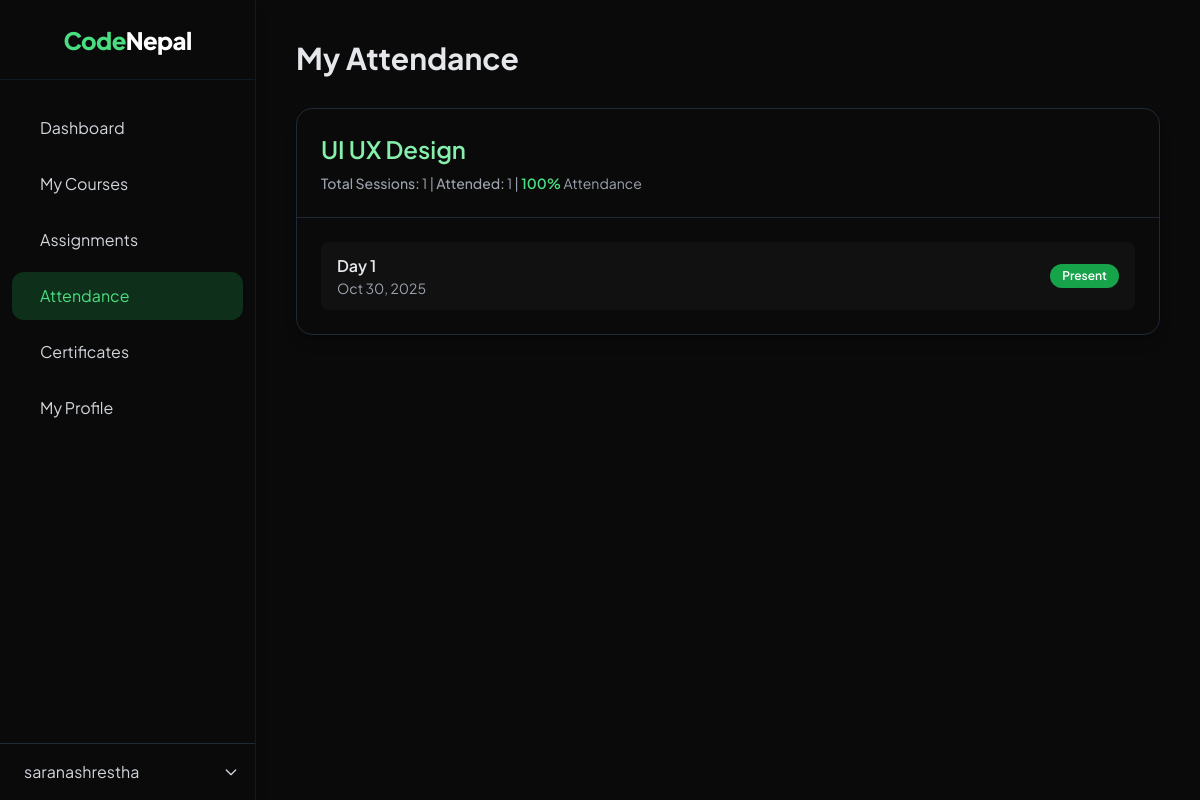
Screenshot of /attendence/ (signed in) with the database file from the repository.
### users/models.py (models this page shows, shortened)
class User(AbstractUser):
    ROLE_CHOICES = (
        ('student', 'Student'),
        ('mentor', 'Mentor'),
        ('admin', 'Admin'),
    )
    role = models.CharField(max_length=10, choices=ROLE_CHOICES, default='student')

### courses/models.py (models this page shows, shortened)
class Course(models.Model):
    LEVEL_CHOICES = [
        ('beginner', 'Beginner'),
        ('intermediate', 'Intermediate'),
        ('advanced', 'Advanced'),
    ]
    LANGUAGE_CHOICES = [
        ('en', 'English'),
        ('np', 'Nepali'),
        ('en_np', 'English & Nepali'),
    ]
    id = models.UUIDField(primary_key=True, default=uuid.uuid4, editable=False)
    mentor = models.ForeignKey(
        settings.AUTH_USER_MODEL,
        on_delete=models.CASCADE,
        related_name='mentor_courses',
        limit_choices_to={'role': 'mentor'}
    )
    category = models.ForeignKey(Category, on_delete=models.SET_NULL, null=True, blank=True, related_name='courses')
    title = models.CharField(max_length=200)
    slug = models.SlugField(max_length=220, unique=True, blank=True)
    short_description = models.CharField(max_length=300, blank=True)
    description = models.TextField(blank=True)
    thumbnail = models.ImageField(
        upload_to='courses/thumbnails/',
        validators=[FileExtensionValidator(['jpg', 'jpeg', 'png', 'webp'])],
        blank=True,
        null=True
    )
    display_video = models.URLField(blank=True, help_text='Public intro video URL')
    duration_weeks = models.PositiveIntegerField(default=12)
    actual_price = models.DecimalField(max_digits=8, decimal_places=2)
    discounted_price = models.DecimalField(max_digits=8, decimal_places=2, default=0)
    is_discount_active = models.BooleanField(default=False)
    start_date = models.DateField()
    live_days = models.CharField(max_length=100, help_text="e.g., Mon, Wed, Fri")
    live_time = models.CharField(max_length=50, help_text="e.g., 7 - 9 PM")
    total_hours = models.PositiveIntegerField(default=0, help_text="Total course hours")
    language = models.CharField(max_length=10, choices=LANGUAGE_CHOICES, default='en')
    level = models.CharField(max_length=20, choices=LEVEL_CHOICES, default='beginner')
    total_seats = models.PositiveIntegerField(default=20)
    enrolled_students = models.PositiveIntegerField(default=0)
    is_live = models.BooleanField(default=True)
    is_published = models.BooleanField(default=False)
    created_at = models.DateTimeField(auto_now_add=True)
    updated_at = models.DateTimeField(auto_now=True)
    rating_avg = models.DecimalField(max_digits=3, decimal_places=2, default=0)
    rating_count = models.PositiveIntegerField(default=0)

### attendance/models.py (models this page shows, shortened)
class AttendanceSession(models.Model):
    course = models.ForeignKey(Course, on_delete=models.CASCADE, related_name='attendance_sessions')
    title = models.CharField(max_length=200, blank=True, null=True)  # e.g., "Lecture 1", "Week 3 Class"
    date = models.DateField()
    start_time = models.TimeField(blank=True, null=True)
    end_time = models.TimeField(blank=True, null=True)
    description = models.TextField(blank=True, null=True)  # Optional notes about the session
    class Meta:
        ordering = ['-date', 'start_time']
        verbose_name = "Attendance Session"
        verbose_name_plural = "Attendance Sessions"

### attendance/views.py (the view)
# urls.py: path('', views.student_attendance, name='student_attendance'),
@login_required
def student_attendance(request):
    enrolled_courses = Enrollment.objects.filter(
        email=request.user.email,
        status='verified'
    ).select_related('course')
    attendance_data = []
    for enrollment in enrolled_courses:
        course = enrollment.course
        sessions = AttendanceSession.objects.filter(course=course).order_by('-date')
        total_sessions = sessions.count()
        attended_count = StudentAttendance.objects.filter(
            session__in=sessions,
            student=request.user,
            status='present'
        ).count()
        attendance_percentage = 0
        if total_sessions > 0:
            attendance_percentage = round((attended_count / total_sessions) * 100)
        session_list = []
        for session in sessions:
            student_attendance = StudentAttendance.objects.filter(
                session=session,
                student=request.user
            ).first()
            status = student_attendance.status if student_attendance else 'absent'
            session_list.append({
                'title': session.title,
                'date': session.date,
                'status': status
            })
        attendance_data.append({
            'course': course,
            'total_sessions': total_sessions,
            'attended_count': attended_count,
            'percentage': attendance_percentage,
            'sessions': session_list
        })
    context = {
        'attendance_data': attendance_data
    }
    return render(request, 'students/student_attendance.html', context)

### templates/students/student_attendance.html (shortened to what this page needs)
{% extends 'base.html' %}
{% block content %}
<div class="flex min-h-screen bg-[#0a0a0a] text-gray-200">
  {% include "includes/dashboard_nav.html" %}
  <main class="flex-1 ml-0 lg:ml-64 px-4 sm:px-6 lg:px-10 py-10 transition-all duration-300">
    <div class="max-w-5xl mx-auto">
      <h1 class="text-3xl font-bold text-green-40 mb-8">My Attendance</h1>
      {% if attendance_data %}
        {% for course_data in attendance_data %}
          <div class="bg-[#0a0a0a] border border-gray-800 rounded-2xl shadow-lg mb-8">
            <div class="p-6 border-b border-gray-800">
              <h2 class="text-2xl font-semibold text-green-300 mb-2">{{ course_data.course.title }}</h2>
              <p class="text-gray-400 text-sm">
                <span class="font-medium">Total Sessions:</span> {{ course_data.total_sessions }} |
                <span class="font-medium">Attended:</span> {{ course_data.attended_count }} |
                <span class="text-green-400 font-semibold">{{ course_data.percentage }}%</span> Attendance
              </p>
            </div>
            <div class="p-6">
              {% if course_data.sessions %}
                <div class="space-y-3">
                  {% for session in course_data.sessions %}
                    <div class="flex justify-between items-center bg-[#111111] px-4 py-3 rounded-lg hover:bg-gray-700 transition">
                      <div>
                        <h3 class="text-base font-semibold">{{ session.title }}</h3>
                        <p class="text-gray-400 text-sm">{{ session.date|date:"M d, Y" }}</p>
                      </div>
                      {% if session.status == 'present' %}
                        <span class="px-3 py-1 text-xs font-semibold rounded-full bg-green-600 text-white">Present</span>
                      {% else %}
                        <span class="px-3 py-1 text-xs font-semibold rounded-full bg-red-600 text-white">Absent</span>
                      {% endif %}
                    </div>
                  {% endfor %}
                </div>
              {% else %}
                <p class="text-gray-400 text-center py-6">No sessions recorded yet.</p>
              {% endif %}
            </div>
          </div>
        {% endfor %}
      {% else %}
        <div class="text-center mt-20">
          <p class="text-gray-400">No attendance records found. 📋</p>
        </div>
      {% endif %}
    </div>
  </main>
</div>
{% endblock %}

### templates/includes/dashboard_nav.html (shortened to what this page needs)
<aside
  id="sidebar"
  class="fixed top-0 left-0 h-full w-64 bg-[#0a0a0a] border-r border-gray-900 flex flex-col transition-transform duration-300 shadow-lg -translate-x-full lg:translate-x-0 z-40"
>
  <div class="flex items-center justify-center h-20 border-b border-gray-900 bg-[#0a0a0a]">
    <a href="{% url 'student_dashboard' %}" class="text-green-400 text-2xl font-extrabold tracking-tight flex items-center space-x-2 hover:text-green-500 transition duration-200">
      Code<span class="text-white">Nepal</span>
    </a>
  </div>
<nav class="flex-1 mt-6 px-3 space-y-2">
  <a href="{% url 'student_dashboard' %}"
     class="flex items-center px-4 py-3 rounded-xl transition duration-200
            {% if request.resolver_match.url_name == 'student_dashboard' %}
              bg-green-500/20 text-green-400
            {% else %}
              text-gray-300 hover:bg-green-700/20 hover:text-green-400
            {% endif %}">
     Dashboard
  </a>
  <a href="{% url 'my_learning' %}"
     class="flex items-center px-4 py-3 rounded-xl transition duration-200
            {% if request.resolver_match.url_name == 'my_learning' %}
              bg-green-500/20 text-green-400
            {% else %}
              text-gray-300 hover:bg-green-700/20 hover:text-green-400
            {% endif %}">
     My Courses
  </a>
  <a href="{% url 'assignments:student_assignments' %}"
     class="flex items-center px-4 py-3 rounded-xl transition duration-200
            {% if request.resolver_match.url_name == 'student_assignments' %}
              bg-green-500/20 text-green-400
            {% else %}
              text-gray-300 hover:bg-green-700/20 hover:text-green-400
            {% endif %}">
     Assignments
  </a>
  <a href="{% url 'attendence:student_attendance' %}"
     class="flex items-center px-4 py-3 rounded-xl transition duration-200
            {% if request.resolver_match.url_name == 'student_attendance' %}
              bg-green-500/20 text-green-400
            {% else %}
              text-gray-300 hover:bg-green-700/20 hover:text-green-400
            {% endif %}">
     Attendance
  </a>
  <a href="{% url 'student_certificates' %}"
     class="flex items-center px-4 py-3 rounded-xl transition duration-200
            {% if request.resolver_match.url_name == 'student_certificates' %}
              bg-green-500/20 text-green-400
            {% else %}
              text-gray-300 hover:bg-green-700/20 hover:text-green-400
            {% endif %}">
     Certificates
  </a>
  <a href="{% url 'student_profile' %}"
     class="flex items-center px-4 py-3 rounded-xl transition duration-200
            {% if request.resolver_match.url_name == 'student_profile' %}
              bg-green-500/20 text-green-400
            {% else %}
              text-gray-300 hover:bg-green-700/20 hover:text-green-400
            {% endif %}">
     My Profile
  </a>
</nav>
  <div class="border-t border-gray-800 p-4">
    <div class="relative">
      <button id="profileBtn" class="flex items-center justify-between w-full text-gray-300 hover:text-green-400 transition duration-200">
        <span class="flex items-center space-x-2">
          <span>{{ request.user.username }}</span>
        </span>
        <svg class="w-4 h-4 transform transition-transform duration-200" id="dropdownIcon"
             fill="none" stroke="currentColor" stroke-width="2" viewBox="0 0 24 24">
          <path stroke-linecap="round" stroke-linejoin="round" d="M19 9l-7 7-7-7" />
        </svg>
      </button>
    </div>
  </div>
</aside>

### templates/base.html (style rules this page uses)
body { font-family: "Plus Jakarta Sans", sans-serif; background-color: #0a0a0a; color: #d1d5db; scroll-behavior: smooth; }

### rows the page displays
User: user.username "saranashrestha"
Course: course "UI UX Design", total_sessions "1", attended_count "1", percentage "100"
AttendanceSession: title "Day 1", date "Oct 30, 2025"
